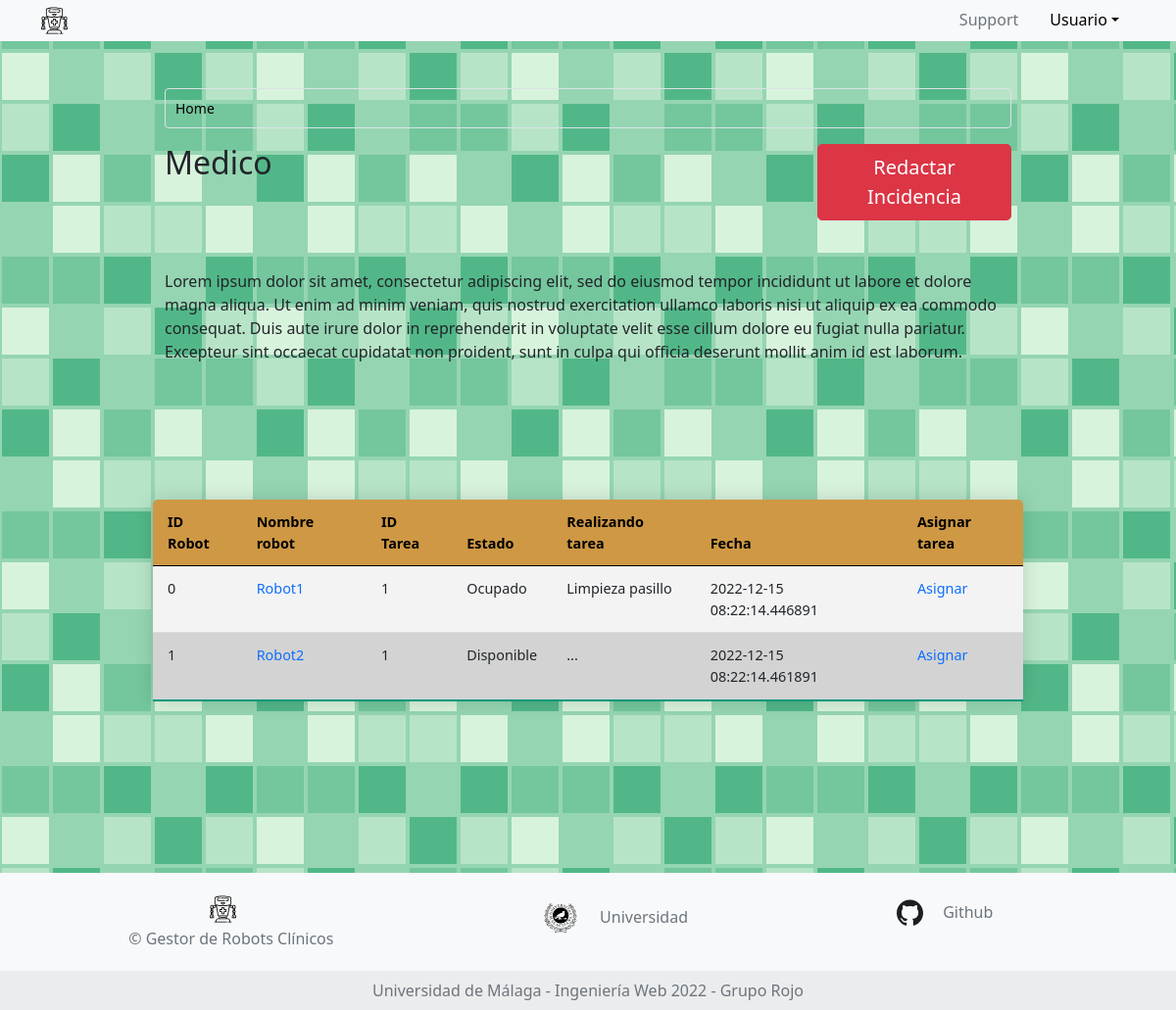
Screenshot of /doctor with the database file from the repository.
### app.py (models this page shows, shortened)
class Tabla_Medico(db.Model):
    __tablename__ = 'Tabla medico'
    id_robot = db.Column(db.String(150), nullable=False, primary_key= True)
    name_robot = db.Column(db.String(150), db.ForeignKey(Robots.name))
    id_Tareas = db.Column(db.String(100), db.ForeignKey(Tareas.id))
    realizando_tarea = db.Column(db.String(150),nullable=False )
    tipoTarea = db.Column(db.String(150), db.ForeignKey(Tareas.descripcionTarea))
    date = db.Column(db.DateTime, default=datetime.utcnow)

### app.py (the view)
@app.route("/doctor", methods=["GET", "POST"])
def doctor():
    robots_db = db.session.query(Robots).all()
    tareas_db = db.session.query(Tareas).all()
    accion_db = db.session.query(Tabla_Medico).all()
    return render_template('template_medico.jinja', robots = robots_db, tareas = tareas_db, acciones=accion_db)

### templates/template_medico.jinja (shortened to what this page needs)
{% extends 'base.jinja' %}
{% block content %}
<body class="bg">
  <div class="main-container row p-5 mx-0 justify-content-center align-items-center align-self-center">
    <div class="row col-md-10 px-3">
      <nav aria-label="breadcrumb">
        <ol class="breadcrumb breadcrumb-custom">
          <li class="breadcrumb-item active" aria-current="page"><span>Home</span></li>
        </ol>
      </nav>
    </div>
    <div class="row col-md-10 px-3">
      <div class="col-sm-9">
        <legend>
          <h2>Medico</h2>
        </legend>
      </div>
      <div class="col-sm-3"><button type="button" onclick="location.href='/doctor/formularioIncidencia'" class="btn btn-danger btn-lg">Redactar Incidencia</button></div>
      <p class="padd">
        Lorem ipsum dolor sit amet, consectetur adipiscing elit, sed do eiusmod tempor incididunt ut
        labore et dolore magna aliqua. Ut enim ad minim veniam, quis nostrud exercitation ullamco laboris
        nisi ut aliquip ex ea commodo consequat. Duis aute irure dolor in reprehenderit in voluptate velit esse
        cillum dolore eu fugiat nulla pariatur. Excepteur sint occaecat cupidatat non proident, sunt in culpa qui
        officia deserunt mollit anim id est laborum.
      </p>
    </div>
    <fieldset class="text-black col-md-10 px-3 bot">
      <form method="GET" class="mt-5 row justify-content-center table-sortable">
        <div>
          <table class="table">
            <thead>
              <tr>
                <th scope="col">ID Robot</th>
                <th scope="col">Nombre robot</th>
                <th scope="col">ID Tarea</th>
                <th scope="col">Estado</th>
                <th scope="col">Realizando tarea</th>
                <th scope="col">Fecha</th>
                <th scope="col">Asignar tarea</th>
              </tr>
            </thead>
            <tbody>
              {% for tablas in acciones %}
              <tr>
                <td>{{tablas.id_robot}}</td>
                <td><a href="/doctor/{{tablas.id_robot}}">{{tablas.name_robot}}</td>
                <td>{{tablas.id_Tareas}}</td>
                <td>{{tablas.realizando_tarea}}</td>
                <td>{{tablas.tipoTarea}}</td>
                <td>{{tablas.date}}</td>
                <td>
                  <a href="/edit/{{tablas.id_robot}}">Asignar</a>
                </td>
              </tr>
              {% endfor %}
            </tbody>
          </table>
        </div>
      </form>
    </fieldset>
    {% endblock %}

### static/css/style.css (style rules this page uses)
.btn { max-width: 100%; }
.padd { padding-bottom: 50px; padding-top: 50px; }
.table { border-color: white; border-radius: 5px 5px 0 0; overflow: hidden; border-collapse: collapse; margin: 25px 0; font-size: 0.9em; min-width: 400px; box-shadow: 0 0 20px rgba(0, 0, 0, 0.15); }
.table thead tr { background-color: #cf9844; color: #000000; text-align: left; font-weight: bold; }
.table th, .table td { padding: 12px 15px; }
.table tbody tr { border-bottom: 1px solid #dddddd; }
.table tbody tr:nth-last-of-type(even) { background-color: #f3f3f3; }
.table tbody tr:nth-last-of-type(odd) { background-color: #d3d3d3; }
.table tbody tr:last-of-type { border-bottom: 2px solid #009879; }
.table-sortable th { cursor: pointer; }
.bot { padding-bottom: 2.3cm; }
.breadcrumb.breadcrumb-custom { padding: 0 0; border-color: #dbe3e6; }
.breadcrumb { border: 1px solid #f3f3f3; }
.breadcrumb { display: flex; flex-wrap: wrap; padding: 0.56rem 1.13rem; margin-bottom: 1rem; list-style: none; background-color: transparent; border-radius: 0.25rem; }
nav { display: block; }
.breadcrumb.breadcrumb-custom .breadcrumb-item { font-size: 0.875rem; background: #dbe3e6; padding: 0.56rem 10px; color: #000; display: inline-block; vertical-align: top; }
.breadcrumb.breadcrumb-custom .breadcrumb-item:before { content: ""; }
.breadcrumb.breadcrumb-custom .breadcrumb-item:last-child { background: transparent; }
a:link { text-decoration:none; }

### rows the page displays
Tabla_Medico: id_robot "0", name_robot "Robot1", id_Tareas "1", realizando_tarea "Ocupado", tipoTarea "Limpieza pasillo", date "2022-12-15 08:22:14.446891"
Tabla_Medico: id_robot "1", name_robot "Robot2", id_Tareas "1", realizando_tarea "Disponible", tipoTarea "...", date "2022-12-15 08:22:14.461891"
